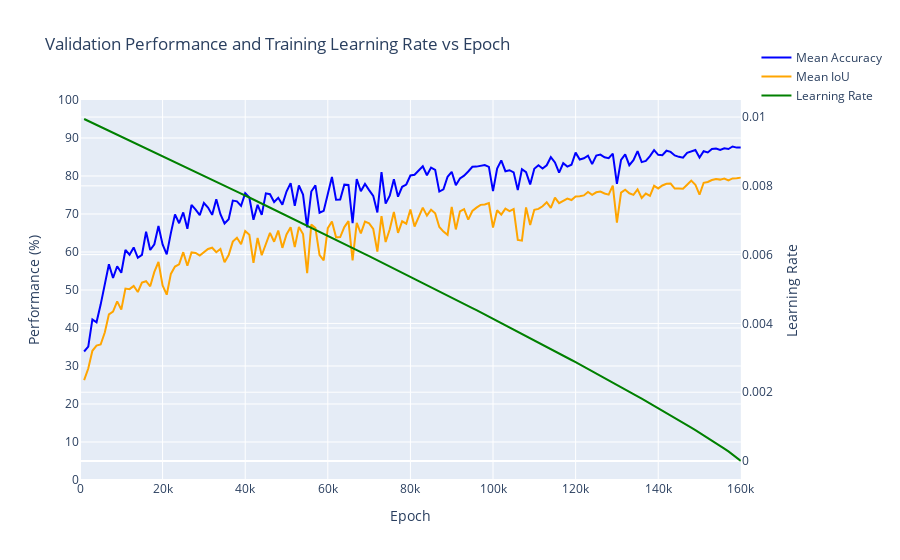

Notebook source saved alongside this figure:
### Code cell
# Ablation 19, SEBNet BaselinePDHead SGD, Pretrained, Batch Size 6, OHEM Cross Entropy - 79.57 Best mIoU
log_file_path = '/home/robert.breslin/alessandro/paper_2/mmsegmentation/work_dirs/sebnet_baseline-p-d-head_1xb6_cityscapes/20250825_134133/20250825_134133.log'
epochs, mIoU, mAcc, lrs = parse_log_file(log_file_path)
plot_accuracies_and_lr_interactive(epochs, mAcc, mIoU, lrs, [0,160000])

### Figure 1 — Plotly figure (JSON) as saved in the notebook; plotly's stock layout.template omitted (floating-point values rounded to 4 significant figures; data arrays with more than 128 entries replaced by an {"elided": "..."} marker saying what was removed)
{"data": [{"line": {"color": "blue"}, "name": "Mean Accuracy", "type": "scatter", "x": {"elided": "160 int values"}, "xaxis": "x", "y": {"elided": "160 float values"}, "yaxis": "y"}, {"line": {"color": "orange"}, "name": "Mean IoU", "type": "scatter", "x": {"elided": "160 int values"}, "xaxis": "x", "y": {"elided": "160 float values"}, "yaxis": "y"}, {"line": {"color": "green"}, "name": "Learning Rate", "type": "scatter", "x": {"elided": "160 int values"}, "xaxis": "x", "y": {"elided": "160 float values"}, "yaxis": "y2"}], "layout": {"hovermode": "x unified", "legend": {"x": 1.15, "xanchor": "right", "y": 1.15, "yanchor": "top"}, "title": {"text": "Validation Performance and Training Learning Rate vs Epoch"}, "xaxis": {"anchor": "y", "domain": [0, 0.94], "range": [0, 160000], "title": {"text": "Epoch"}}, "yaxis": {"anchor": "x", "domain": [0, 1], "dtick": 10, "range": [0, 100], "title": {"text": "Performance (%)"}}, "yaxis2": {"anchor": "x", "overlaying": "y", "side": "right", "title": {"text": "Learning Rate"}}}}
